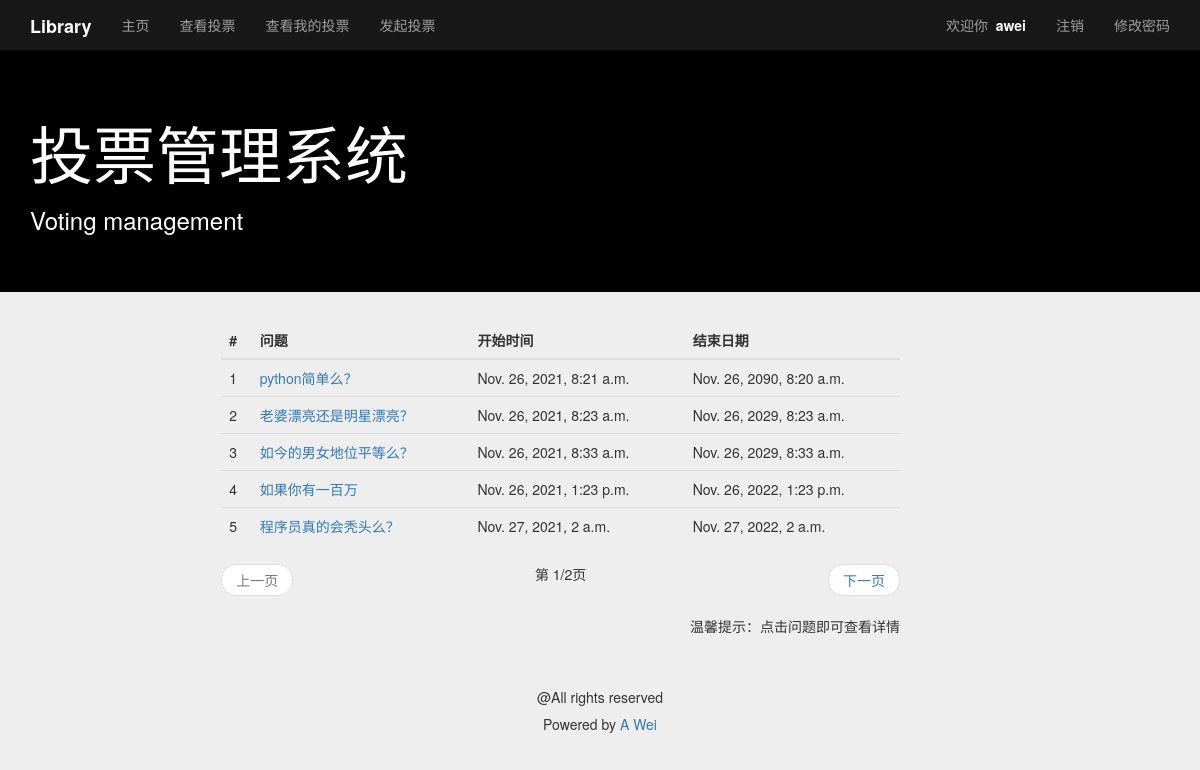
Screenshot of /tes/polls_list/ (signed in) with the database file from the repository.
### tes/models.py (models this page shows, shortened)
class Question(models.Model):
    author_name = models.ForeignKey(User, on_delete=models.CASCADE, verbose_name='作者')
    question_text = models.CharField(max_length=200)
    ready = models.IntegerField(default=0)  # 管理员审核  如果可以，ready 加 1 。显示在投票系统中。
    created_datetime = models.DateTimeField(auto_now_add=True, verbose_name='创建时间')
    end_date = models.DateTimeField(null=True, blank=True, verbose_name='结束日期')
    objects = None

### tes/views.py (the view)
# urls.py: path('polls_list/', views.polls_list, name='polls_list'),
@login_required
def polls_list(request):
    user = request.user
    questions = Question.objects.all()
    paginator = Paginator(questions, 5)  # 分页操作，每次5个对象
    page = request.GET.get('page')  # 创建分页对象
    try:
        questions = paginator.page(page)  # page(int) 取对象的某页的对象 此处为当前页
    except PageNotAnInteger:
        questions = paginator.page(1)  # 取对象的第一页 分页对象
    except EmptyPage:  # EmptyPage、PageNotAnInteger这两个类是为了防止p值（当前页码）不是int类型、或者大于总页码的情况；
        questions = paginator.page(paginator.num_pages)  # num_pages 总页数
    context = {
        'user': user,
        'active_menu': 'view_book',
        'questions_list': questions
    }
    return render(request, 'tes/polls_list.html', context)

### tes/templates/tes/polls_list.html (shortened to what this page needs)
{% extends "tes/base.html" %}
{% block content %}
<div class="container">
    <div class="row">
        <div class="col-md-10 col-md-offset-1">
            <div class="col-md-9 col-md-offset-1">
                <table class="table table-hover">
                    <thead>
                    <tr>
                        <th>#</th>
                        <th>问题</th>
                        <th>开始时间</th>
                        <th>结束日期</th>
                    </tr>
                    </thead>
                    <tbody>
                    {% for question in questions_list %}
                        {% if question.ready %}
                            <tr>
                                <td>{{ forloop.counter }}</td>
                                <td><a href="{% url 'polls_detail' question.id %}">{{ question.question_text }}</a></td>
                                <td>{{ question.created_datetime }}</td>
                                <td>{{ question.end_date }}</td>
                            </tr>
                        {% endif %}
                    {% empty %}
                        <tr>
                            <td>暂无投票</td>
                        </tr>
                    {% endfor %}
                    </tbody>
                </table>
                <nav>
                    <ul class="pager">
                        {% if questions_list.has_previous %}
                            <li class="previous"><a
                                    href="{% url 'polls_list' %}?page={{ questions_list.previous_page_number }}">上一页</a>
                            </li>
                        {% else %}
                            <li class="previous disabled"><a href="#">上一页</a></li>
                        {% endif %}
                        第 {{ questions_list.number }}/{{ questions_list.paginator.num_pages }}页
                        {% if questions_list.has_next %}
                            <li class="next"><a
                                 href="{% url 'polls_list' %}?page= {{ questions_list.next_page_number }} ">下一页</a>
                            </li>
                        {% else %}
                            <li class="next disabled"><a href="#">下一页</a></li>
                        {% endif %}
                    </ul>
                </nav>
                <div>
                    <p class="text-right">温馨提示：点击问题即可查看详情</p>
                </div>
            </div>
        </div>
    </div>
</div>
{% endblock %}

### tes/templates/tes/base.html (shortened to what this page needs)
<!DOCTYPE html>
<html lang="zh-cn">
<head>
    {% load static %}
    <link rel="stylesheet" type="text/css" href="{% static 'css/bootstrap.min.css'%}">
    <link rel="stylesheet" type="text/css" href="{% static 'css/base.css'%}">
</head>
<body>
<nav style="background-color:#181818;" class="navbar navbar-inverse navbar-fixed-top" role="navigation">
    <div  class="container">
        <div class="navbar-header">
            <a style="color:#FFF" href="{% url 'homepage' %}" class="navbar-brand"><strong>Library</strong></a>
        </div>
        <div id='collapse' class='collapse navbar-collapse'>
                <ul class="nav navbar-nav">
                    <li style="color:#A9A9A9"  id="homepage"><a href="{% url 'homepage' %}">主页</a></li>
                    {% if user.is_active %}
                        <li id="view_polls"><a href="{% url 'polls_list' %}">查看投票</a></li>
                        <li id="view_polls_my"><a href="{% url 'polls_list_my' %}">查看我的投票</a> </li>
                        <li id="add_polls"><a href="{% url 'add_polls' %}">发起投票</a> </li>
                    {% endif %}
                </ul>
                <ul class="nav navbar-nav navbar-right">
                    {% if user.is_active %}
                        <li><p class="navbar-text">欢迎你&nbsp;&nbsp;<span id="base_name">{{ user.username }}</span></p>
                        </li>
                        <li><a href="{% url 'logout' %}">注销</a></li>
                        <li><a href="{% url 'change_password' %}" autofocus>修改密码</a></li>
                    {% else %}
                        <li><a href="{% url 'sign_up' %}">注册</a></li>
                        <li><a href="{% url 'login' %}">登录</a></li>
                    {% endif %}
                </ul>
        </div>
    </div>
</nav>
<header style="background-color:#000000;" class="jumbotron subhead" id="header-base">
    <div  class="container">
        <h1 style="color:#FFF">投票管理系统</h1>
        <h3 style="color:#FFF">Voting management</h3>
    </div>
</header>
{% block content %}{% endblock %}
<footer class="footer" role="contentinfo">
    <hr>
    <div class="container">
        <p class="text-center">@All rights reserved</p>
        <h5 class="text-center"> Powered by&nbsp;<a href="https://www.baidu.com">A Wei</a></h5>
    </div>
</footer>
</body>
</html>

### tes/static/css/base.css (style rules this page uses)
body { padding-top:50px; background-color: #eeeeee; }
#header-base { background-color: #000; color:#fff; }
#base_name { color: #fff; font-weight: bold; }

### rows the page displays
Question: question_text "python简单么？", created_datetime "Nov. 26, 2021, 8:21 a.m.", end_date "Nov. 26, 2090, 8:20 a.m."
Question: question_text "老婆漂亮还是明星漂亮？", created_datetime "Nov. 26, 2021, 8:23 a.m.", end_date "Nov. 26, 2029, 8:23 a.m."
Question: question_text "如今的男女地位平等么？", created_datetime "Nov. 26, 2021, 8:33 a.m.", end_date "Nov. 26, 2029, 8:33 a.m."
Question: question_text "如果你有一百万", created_datetime "Nov. 26, 2021, 1:23 p.m.", end_date "Nov. 26, 2022, 1:23 p.m."
Question: question_text "程序员真的会秃头么？", created_datetime "Nov. 27, 2021, 2 a.m.", end_date "Nov. 27, 2022, 2 a.m."

### other values shown
{{ user.username }} "awei"
{{ questions_list.number }} "1"
{{ questions_list.paginator.num_pages }} "2"
